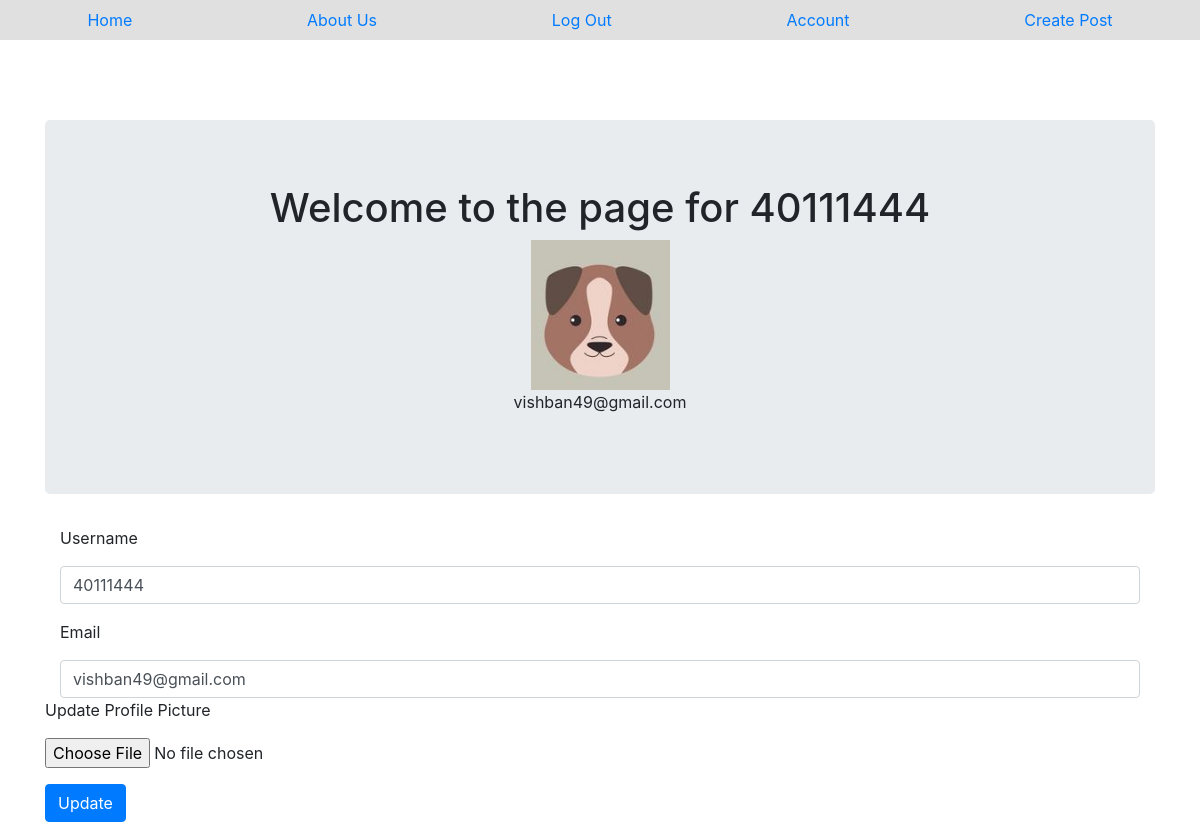
Page /account (signed in) on the committed database.
### puppycompanyblog/models.py (models this page shows, shortened)
class User(db.Model, UserMixin):
    __tablename__ = 'users'
    id = db.Column(db.Integer, primary_key = True)
    profile_image = db.Column(db.String(20), nullable=False, default='default_profile.png')
    email = db.Column(db.String(64), unique=True, index=True)
    username = db.Column(db.String(64), unique=True, index=True)
    password_hash = db.Column(db.String(128))
    posts = db.relationship('BlogPost', backref='author', lazy=True)

### puppycompanyblog/users/views.py (the view)
@users.route("/account", methods=['GET', 'POST'])
@login_required
def account():
    form = UpdateUserForm()
    if form.validate_on_submit():
        print(form)
        if form.picture.data:
            username = current_user.username
            pic = add_profile_pic(form.picture.data,username)
            current_user.profile_image = pic
        current_user.username = form.username.data
        current_user.email = form.email.data
        db.session.commit()
        flash('User Account Updated')
        return redirect(url_for('users.account'))
    elif request.method == 'GET':
        form.username.data = current_user.username
        form.email.data = current_user.email
    profile_image = url_for('static', filename='profile_pics/' + current_user.profile_image)
    return render_template('account.html', profile_image=profile_image, form=form)

### puppycompanyblog/users/forms.py (shortened to what this page needs)
class UpdateUserForm(FlaskForm):
    email = StringField('Email', validators=[DataRequired(),Email()])
    username = StringField('Username', validators=[DataRequired()])
    picture = FileField('Update Profile Picture', validators=[FileAllowed(['jpg', 'png'])])
    submit = SubmitField('Update')

### puppycompanyblog/models.py (called while the page is built)
@login_manager.user_loader
def load_user(user_id):
    return User.query.get(user_id)

### puppycompanyblog/templates/account.html (shortened to what this page needs)
{% extends "base.html" %}
{% block content %}
<div class="jumbotron">
  <div align='center'>
    <h1 >Welcome to the page for {{current_user.username}}</h1>
    <img align='center' src="{{ url_for('static', filename='profile_pics/' + current_user.profile_image) }}">
    <p>{{ current_user.email }}</p>
  </div>
</div>
<div class="container">
  <form  method="POST" action = "" enctype="multipart/form-data">
    <div class="form-group">
      {{ form.username.label(class="form-group") }}
      {{form.username(class='form-control')  }}
    </div
    <div class="form-group">
      {{ form.email.label(class="form-group") }}
      {{form.email(class='form-control')  }}
    </div>
    <div class="form-group">
      {{ form.picture.label(class="form-group") }}
      {{ form.picture(class="form-control-file") }}
    </div>
    <div class="form-group">
        {{ form.submit(class="btn btn-primary") }}
    </div>
</div>
{% endblock content %}

### puppycompanyblog/templates/account.html (style rules this page uses)
.jumbotron { margin-top: 10vh; }

### rows in the picture
User: username "40111444", profile_image (placeholder picture), email "vishban49@gmail.com"
